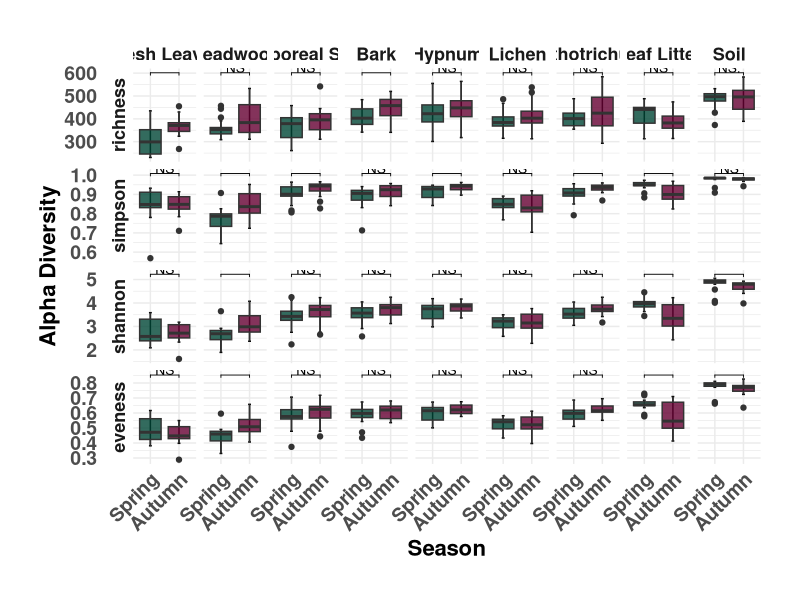

Recreate this plot in R.
## ---- chunk 1
knitr::opts_chunk$set(echo = TRUE)
## ---- chunk 2


rm(list = ls())

library(vegan)
library(reshape2)
library(ggplot2)
library(ggpubr)
library(ggsignif)


#setwd("03_Alpha_Diversity")


OTU_Table = as.data.frame(read.csv2("../00_Data/05_Cercozoa_Seasonal_OTU_Table_min-freq-7633_transposed_withMetadata.csv",header = T))
SampleMetadata = OTU_Table[,1:17]
OTU_Table = OTU_Table[,18:ncol(OTU_Table)]

## ---- chunk 3

richness = specnumber(OTU_Table)
df = as.data.frame(richness)

df$simpson = diversity(OTU_Table, index = "simpson")
df$shannon = diversity(OTU_Table, index = "shannon")
df$eveness = df$shannon/log(df$richness)

df$Microhabitat = SampleMetadata$Microhabitat
df$Season = SampleMetadata$Season


#df$TreeSpecies = SampleMetadata$TreeSpecies
#df$SamplingDescription = SampleMetadata$SamplingDescription
#df$MicrohabitatPerSampling = SampleMetadata$MicrohabitatPerSampling
#df$SamplingDescription = factor(df$SamplingDescription, levels = c('Autumn 2017','Spring 2018','Autumn 2018', 'Spring 2019' ))


df_melted = melt(df)




## ---- chunk 4
df_melted_sort <- df_melted
df_melted_sort$Microhabitat <- factor(df_melted_sort$Microhabitat,      # Reordering group factor levels
                         levels = c("Fresh Leaves","Deadwood","Arboreal Soil","Bark","Hypnum","Lichen", 
                                     "Orthotrichum","Leaf Litter","Soil"))

g = ggplot(df_melted_sort, aes(x = Season, y = value, fill = Season)) + 
    stat_boxplot(geom = "errorbar", width = 0.1, show.legend = F) +
    geom_boxplot(show.legend = F) + 
    scale_fill_manual(values = alpha(c("#014636","#660033"), 0.8), 
                    limits = c("Spring","Autumn")) + 
    scale_x_discrete(limits = c("Spring","Autumn")) + 
    theme_minimal() + 
    labs(y = "Alpha Diversity", x = "Season")+ 
    theme(axis.text=element_text(size=14, face = "bold"), 
        axis.title=element_text(size=16, face = "bold"), 
        plot.subtitle = element_text(size = 14, hjust = 0.5),
        strip.text = element_text(size = 13, face = "bold"),
        axis.text.x = element_text(angle=45, hjust = 1)) +
    facet_grid(variable ~ Microhabitat, scales = "free", switch = "y")+
    theme(plot.margin = margin(1,1,1,1, "cm")) +
    stat_compare_means(comparisons = list(c("Spring","Autumn")), label = "p.signif", 
                     size = 3.5, method = "wilcox.test", exact=FALSE, vjust = 0.1, 
                     symnum.args = list(cutpoints = c(0, 0.001, 0.01, 0.05, 1), 
                                       symbols = c("***", "**", "*","NS")))

g
## ---- chunk 5

#write.csv(df_melted_sort, file = "AlphaDiv_Values.csv")



#ggsave("AlphaDivGroup_300_336x252.jpeg", plot = g, 
#       device = "jpeg", dpi = 300, width = 336, height = 252, 
#       units = "mm")
#ggsave("AlphaDivGroup_600_336x252.pdf", plot = g, 
#       device = "pdf", dpi = 600, width = 336, height = 252, 
#       units = "mm")
#ggsave("AlphaDivGroup_600_336x252.tif", plot = g, 
#       device = "tiff", dpi = 600, width = 336, height = 252, 
#       units = "mm")
#ggsave("AlphaDivGroup_600_336x252.png", plot = g, 
#      device = "png", dpi = 600, width = 336, height = 252, 
#      units = "mm")
